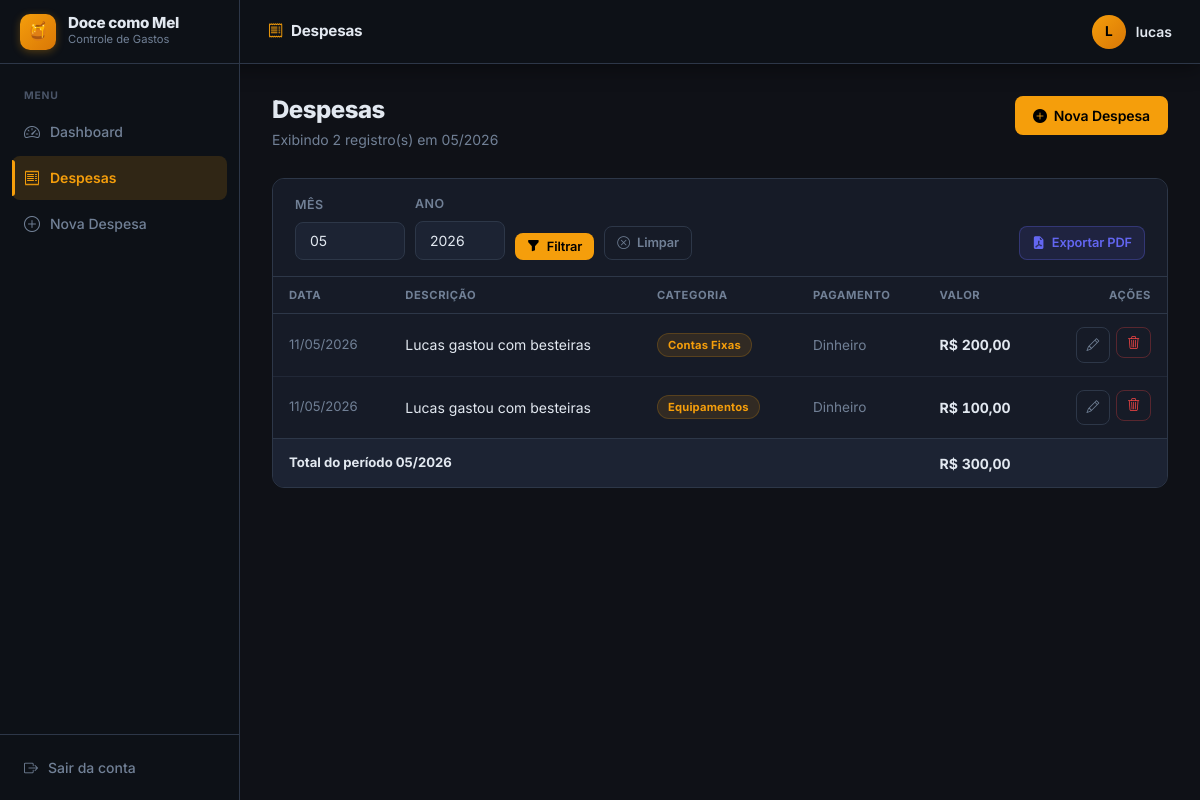
Screenshot of /gastos/?mes=5&ano=2026 (signed in) with the database file from the repository.
### app/models/gasto.py (models this page shows, shortened)
class Gasto(db.Model):
    __tablename__ = 'gasto'
    id_gasto = db.Column(db.Integer, primary_key=True)
    valor = db.Column(db.Float, nullable=False)
    data_gasto = db.Column(db.Date, nullable=False, default=date.today)
    forma_pagamento = db.Column(db.String(50), nullable=False)
    descricao = db.Column(db.String(255), nullable=True)
    id_usuario = db.Column(db.Integer, db.ForeignKey('usuario.id_usuario'), nullable=False)
    id_categoria = db.Column(db.Integer, db.ForeignKey('categoria.id_categoria'), nullable=False)

### app/models/categoria.py (models this page shows, shortened)
class Categoria(db.Model):
    __tablename__ = 'categoria'
    id_categoria = db.Column(db.Integer, primary_key=True)
    nome_categoria = db.Column(db.String(100), nullable=False, unique=True)
    gastos = db.relationship('Gasto', backref='categoria', lazy=True)

### app/routes/gastos.py (the view)
@gastos_bp.route('/')
@login_required
def listar():
    mes = request.args.get('mes', type=int)
    ano = request.args.get('ano', type=int)
    id_usuario = session['id_usuario']
    if mes and ano:
        gastos = GastoService.filtrar_por_periodo(id_usuario, mes, ano)
    else:
        gastos = GastoService.listar_por_usuario(id_usuario)
        mes = None
        ano = None
    total = GastoService.calcular_total(gastos)
    return render_template('gastos/listar.html', gastos=gastos, mes=mes, ano=ano, total=total)

### app/services/gasto_service.py (called while the page is built)
    @staticmethod
    def filtrar_por_periodo(id_usuario: int, mes: int, ano: int) -> list[Gasto]:
        return (Gasto.query
                .filter_by(id_usuario=id_usuario)
                .filter(func.strftime('%m', Gasto.data_gasto) == f'{mes:02d}')
                .filter(func.strftime('%Y', Gasto.data_gasto) == str(ano))
                .order_by(Gasto.data_gasto.desc())
                .all())

    @staticmethod
    def calcular_total(gastos: list[Gasto]) -> float:
        return sum(g.valor for g in gastos)

### app/utils.py (called while the page is built)
def login_required(f):
    @wraps(f)
    def decorated(*args, **kwargs):
        if 'id_usuario' not in session:
            return redirect(url_for('auth.login'))
        return f(*args, **kwargs)
    return decorated

### app/templates/gastos/listar.html (shortened to what this page needs)
{% extends 'base.html' %}
{% block topbar_title %}<i class="bi bi-receipt" style="color:var(--amber);margin-right:8px;"></i>Despesas{% endblock %}
{% block content %}
<div class="page-header">
    <div>
        <h1 class="page-title">Despesas</h1>
        <p class="page-subtitle">
            {% if mes and ano %}
                Exibindo {{ gastos|length }} registro(s) em {{ "%02d"|format(mes) }}/{{ ano }}
            {% else %}
                Todos os registros cadastrados
            {% endif %}
        </p>
    </div>
    <a href="{{ url_for('gastos.novo') }}" class="btn btn-primary">
        <i class="bi bi-plus-circle-fill"></i> Nova Despesa
    </a>
</div>
<div class="card">
    <div class="filter-bar">
        <form method="GET" style="display:flex; align-items:flex-end; gap:10px; flex-wrap:wrap; flex:1;">
            <div class="form-group">
                <label class="form-label">Mês</label>
                <select name="mes" class="form-select" style="width:110px;">
                    {% for m in range(1, 13) %}
                    <option value="{{ m }}" {% if mes == m %}selected{% endif %}>
                        {{ "%02d"|format(m) }}
                    </option>
                    {% endfor %}
                </select>
            </div>
            <div class="form-group">
                <label class="form-label">Ano</label>
                <input type="number" name="ano" class="form-control" style="width:90px;"
                       placeholder="Ano" value="{{ ano or '' }}" min="2020" max="2099">
            </div>
            <button type="submit" class="btn btn-primary btn-sm">
                <i class="bi bi-funnel-fill"></i> Filtrar
            </button>
            {% if mes or ano %}
            <a href="{{ url_for('gastos.listar') }}" class="btn btn-outline btn-sm">
                <i class="bi bi-x-circle"></i> Limpar
            </a>
            {% endif %}
        </form>
        {% if mes and ano %}
        <a href="{{ url_for('gastos.exportar', mes=mes, ano=ano) }}"
           class="btn btn-export btn-sm" title="Baixar relatório PDF do período">
            <i class="bi bi-file-earmark-pdf-fill"></i> Exportar PDF
        </a>
        {% endif %}
    </div>
    <table class="table">
        <thead>
            <tr>
                <th>Data</th>
                <th>Descrição</th>
                <th>Categoria</th>
                <th>Pagamento</th>
                <th>Valor</th>
                <th style="text-align:right;">Ações</th>
            </tr>
        </thead>
        <tbody>
            {% for gasto in gastos %}
            <tr>
                <td style="white-space:nowrap; color:var(--text-muted); font-size:0.82rem;">
                    {{ gasto.data_gasto.strftime('%d/%m/%Y') }}
                </td>
                <td>{{ gasto.descricao or '—' }}</td>
                <td><span class="badge badge-default">{{ gasto.categoria.nome_categoria }}</span></td>
                <td style="color:var(--text-muted); font-size:0.85rem;">{{ gasto.forma_pagamento }}</td>
                <td class="valor-negativo" style="white-space:nowrap;">
                    R$ {{ "%.2f"|format(gasto.valor)|replace(".",",") }}
                </td>
                <td>
                    <div style="display:flex; gap:6px; justify-content:flex-end;">
                        <a href="{{ url_for('gastos.editar', id=gasto.id_gasto) }}"
                           class="btn btn-ghost btn-sm btn-icon" title="Editar">
                            <i class="bi bi-pencil"></i>
                        </a>
                        <form method="POST" action="{{ url_for('gastos.excluir', id=gasto.id_gasto) }}"
                              onsubmit="return confirm('Deseja excluir esta despesa?')">
                            <button type="submit" class="btn btn-danger btn-sm btn-icon" title="Excluir">
                                <i class="bi bi-trash3"></i>
                            </button>
                        </form>
                    </div>
                </td>
            </tr>
            {% endfor %}
        </tbody>
        {% if mes and ano and gastos %}
        <tfoot>
            <tr class="table-total">
                <td colspan="4" style="color:var(--text-muted); font-size:0.82rem;">
                    Total do período {{ "%02d"|format(mes) }}/{{ ano }}
                </td>
                <td class="valor-negativo" style="white-space:nowrap;">
                    R$ {{ "%.2f"|format(total)|replace(".",",") }}
                </td>
                <td></td>
            </tr>
        </tfoot>
        {% endif %}
    </table>
</div>
{% endblock %}

### app/static/css/style.css (style rules this page uses)
:root { --sidebar-bg: #0d1117; --sidebar-hover: #1c2333; --sidebar-active-bg: rgba(245,158,11,0.15); --sidebar-active-text: #f59e0b; --sidebar-width: 240px; --topbar-height: 64px; --bg: #0f1117; --surface: #161b27; --surface-2: #1c2333; --border: #2d3748; --text: #e2e8f0; --text-muted: #718096; --text-subtle: #4a5568; --amber: #f59e0b; --amber-dark: #d97706; --amber-glow: rgba(245,158,11,0.12); --indigo: #6366f1; --green: #10b981; --red: #ef4444; --shadow-sm: 0 1px 3px rgba(0,0,0,0.4); --shadow: 0 4px 20px rgba(0,0,0,0.4); --shadow-lg: 0 8px 40px rgba(0,0,0,0.5); --radius: 12px; --radius-sm: 8px; --transition: 0.2s ease; }
*, *::before, *::after { box-sizing: border-box; margin: 0; padding: 0; }
body { font-family: 'Inter', sans-serif; background: var(--bg); color: var(--text); display: flex; flex-direction: column; min-height: 100vh; font-size: 14px; line-height: 1.5; -webkit-font-smoothing: antialiased; }
.page-header { display: flex; align-items: flex-start; justify-content: space-between; margin-bottom: 28px; gap: 16px; flex-wrap: wrap; }
.page-title { font-size: 1.5rem; font-weight: 800; color: var(--text); letter-spacing: -0.5px; line-height: 1.2; }
.page-subtitle { font-size: 0.875rem; color: var(--text-muted); margin-top: 4px; }
.card { background: var(--surface); border-radius: var(--radius); border: 1px solid var(--border); margin-bottom: 24px; overflow: hidden; }
.table { width: 100%; border-collapse: collapse; font-size: 0.875rem; }
.table thead tr { border-bottom: 1px solid var(--border); }
.table th { padding: 10px 16px; font-size: 0.7rem; font-weight: 700; text-transform: uppercase; letter-spacing: 0.6px; color: var(--text-muted); text-align: left; white-space: nowrap; }
.table td { padding: 13px 16px; border-bottom: 1px solid rgba(45,55,72,0.5); color: var(--text); vertical-align: middle; }
.table tbody tr:last-child td { border-bottom: none; }
.table tbody tr { transition: background var(--transition); }
.table-total td { border-top: 1px solid var(--border) !important; border-bottom: none !important; font-weight: 700; color: var(--text) !important; padding-top: 14px !important; background: var(--surface-2); }
.btn { display: inline-flex; align-items: center; gap: 7px; padding: 9px 18px; border-radius: var(--radius-sm); font-size: 0.875rem; font-weight: 600; cursor: pointer; border: none; text-decoration: none; transition: all var(--transition); white-space: nowrap; font-family: 'Inter', sans-serif; letter-spacing: -0.1px; }
.btn-primary { background: var(--amber); color: #000; }
.btn-danger { background: transparent; color: var(--red); border: 1px solid rgba(239,68,68,0.3); }
.btn-outline { background: transparent; border: 1px solid var(--border); color: var(--text-muted); }
.btn-ghost { background: transparent; border: 1px solid var(--border); color: var(--text-muted); }
.btn-export { background: rgba(99,102,241,0.12); color: var(--indigo); border: 1px solid rgba(99,102,241,0.3); }
.btn-sm { padding: 6px 12px; font-size: 0.8rem; }
.btn-icon { padding: 7px 10px; }
.form-group { margin-bottom: 18px; }
.form-label { display: block; font-size: 0.78rem; font-weight: 600; color: var(--text-muted); text-transform: uppercase; letter-spacing: 0.5px; margin-bottom: 7px; }
.form-control, .form-select { width: 100%; padding: 10px 14px; border: 1.5px solid var(--border); border-radius: var(--radius-sm); font-size: 0.875rem; font-family: 'Inter', sans-serif; color: var(--text); background: var(--surface-2); transition: border-color var(--transition), box-shadow var(--transition); outline: none; -webkit-appearance: none; }
.form-control::placeholder { color: var(--text-subtle); }
.form-select option { background: var(--surface-2); }
.filter-bar { display: flex; align-items: flex-end; gap: 12px; flex-wrap: wrap; padding: 16px 22px; border-bottom: 1px solid var(--border); background: var(--surface); }
.filter-bar .form-group { margin-bottom: 0; }
.filter-bar .form-label { color: var(--text-muted); }
.badge { display: inline-block; padding: 3px 10px; border-radius: 20px; font-size: 0.7rem; font-weight: 700; letter-spacing: 0.2px; white-space: nowrap; }
.badge-default { background: rgba(245,158,11,0.12); color: var(--amber); border: 1px solid rgba(245,158,11,0.2); }
.valor-negativo { color: #f87171; font-weight: 700; font-variant-numeric: tabular-nums; }

### rows the page displays
Gasto: data_gasto "11/05/2026", descricao "Lucas gastou com besteiras", categoria.nome_categoria "Contas Fixas", forma_pagamento "Dinheiro", valor "200,00"
Gasto: data_gasto "11/05/2026", descricao "Lucas gastou com besteiras", categoria.nome_categoria "Equipamentos", forma_pagamento "Dinheiro", valor "100,00"

### other values shown
{{ session.get('nome_usuario', 'U')[0] }} "L"
{{ session.get('nome_usuario') }} "lucas"
{{ gastos|length }} "2"
{{ "%02d"|format(mes) }} "05"
{{ ano }} "2026"
{{ "%.2f"|format(total)|replace(".",",") }} "300,00"
form field mes "05"
